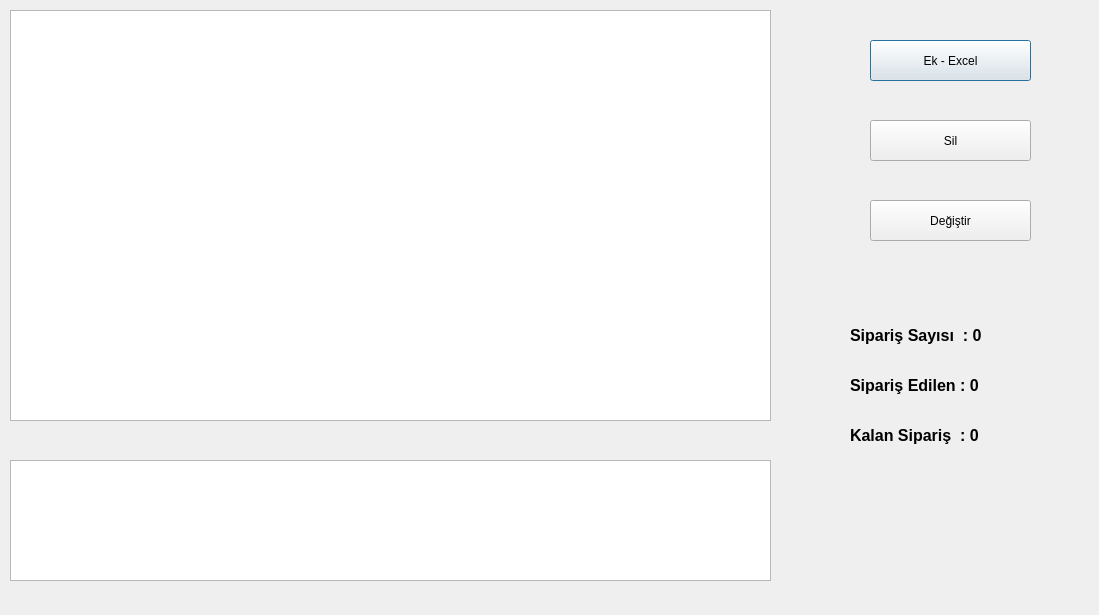
<?xml version="1.0" encoding="UTF-8"?>
<ui version="4.0">
 <class>Projeler</class>
 <widget class="QDialog" name="Projeler">
  <property name="geometry">
   <rect>
    <x>0</x>
    <y>0</y>
    <width>1099</width>
    <height>615</height>
   </rect>
  </property>
  <property name="windowTitle">
   <string>Dialog</string>
  </property>
  <widget class="QPushButton" name="excel_btn">
   <property name="geometry">
    <rect>
     <x>870</x>
     <y>40</y>
     <width>161</width>
     <height>41</height>
    </rect>
   </property>
   <property name="text">
    <string>Ek - Excel</string>
   </property>
  </widget>
  <widget class="QPushButton" name="sil_btn">
   <property name="geometry">
    <rect>
     <x>870</x>
     <y>120</y>
     <width>161</width>
     <height>41</height>
    </rect>
   </property>
   <property name="text">
    <string>Sil</string>
   </property>
  </widget>
  <widget class="QTableWidget" name="sonuc_table">
   <property name="geometry">
    <rect>
     <x>10</x>
     <y>460</y>
     <width>761</width>
     <height>121</height>
    </rect>
   </property>
  </widget>
  <widget class="QTableWidget" name="projeler_table">
   <property name="geometry">
    <rect>
     <x>10</x>
     <y>10</y>
     <width>761</width>
     <height>411</height>
    </rect>
   </property>
  </widget>
  <widget class="QPushButton" name="degistir_btn">
   <property name="geometry">
    <rect>
     <x>870</x>
     <y>200</y>
     <width>161</width>
     <height>41</height>
    </rect>
   </property>
   <property name="text">
    <string>Değiştir</string>
   </property>
  </widget>
  <widget class="QLabel" name="siparis_sayisi_lbl">
   <property name="geometry">
    <rect>
     <x>850</x>
     <y>320</y>
     <width>181</width>
     <height>31</height>
    </rect>
   </property>
   <property name="font">
    <font>
     <pointsize>12</pointsize>
     <bold>true</bold>
    </font>
   </property>
   <property name="text">
    <string>Sipariş Sayısı  : 0</string>
   </property>
  </widget>
  <widget class="QLabel" name="siparis_edilen_lbl">
   <property name="geometry">
    <rect>
     <x>850</x>
     <y>370</y>
     <width>181</width>
     <height>31</height>
    </rect>
   </property>
   <property name="font">
    <font>
     <pointsize>12</pointsize>
     <bold>true</bold>
    </font>
   </property>
   <property name="text">
    <string>Sipariş Edilen : 0</string>
   </property>
  </widget>
  <widget class="QLabel" name="kalan_siparis_lbl">
   <property name="geometry">
    <rect>
     <x>850</x>
     <y>420</y>
     <width>181</width>
     <height>31</height>
    </rect>
   </property>
   <property name="font">
    <font>
     <pointsize>12</pointsize>
     <bold>true</bold>
    </font>
   </property>
   <property name="text">
    <string>Kalan Sipariş  : 0</string>
   </property>
  </widget>
 </widget>
 <resources/>
 <connections/>
</ui>
